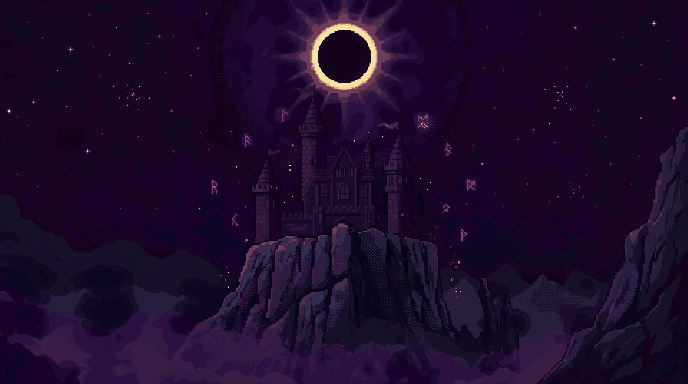
#> input picture art/gen/eclipse_wallpaper.png, 688 x 384 px
$ python integra_salao.py ../../../art/gen/eclipse_wallpaper.png ../../../art/gen/tome_closed.png ../../../art/gen/tome_closed.png 1.0 1.0
#> lines starting #> are read from the running program, lines starting #| are printed output that depends on the picture; after the words box and inside, x2 and y2 are one past the last pixel; in counts of white or black regions, pixels touching at a corner belong together
import sys, cv2, numpy as np
real = cv2.imread(sys.argv[1]); ai = cv2.imread(sys.argv[2]); out = sys.argv[3]
#> further down, real is the input picture: shape (384, 688, 3); mean B, G, R 43, 11.3, 28.4
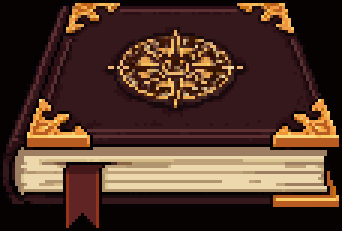
#> input picture art/gen/tome_closed.png, 114 x 77 px (shown 3 times larger)
#> further down, ai is the input picture: shape (77, 114, 3); mean B, G, R 40.8, 53.6, 79.8
H, W = real.shape[:2]; gh = round(W * 9 / 16); y0 = (H - gh) // 2
#> after `H, W = real.shape[:2]`: H = 384; W = 688
#> after `gh = round(W * 9 / 16)`: gh = 387
#> after `y0 = (H - gh) // 2`: y0 = -2
real169 = real[y0:y0 + gh]
small = cv2.resize(ai, (W, gh), interpolation=cv2.INTER_AREA)
ls = cv2.cvtColor(small, cv2.COLOR_BGR2LAB).astype(np.float32)
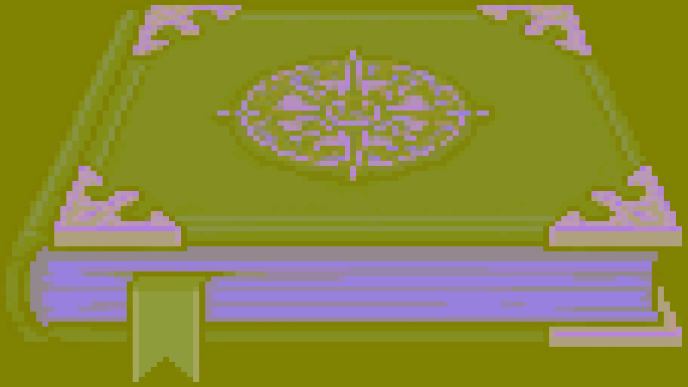
#> ls: shape (387, 688, 3) float32; mean B, G, R 61.7, 137.5, 139.2
lr = cv2.cvtColor(real169, cv2.COLOR_BGR2LAB).astype(np.float32)
P = [0.5, 2, 10, 25, 50, 75, 90, 98, 99.5]
src = np.percentile(ls[..., 0], P); dst = np.percentile(lr[..., 0], P)
#> after `src = np.percentile(ls[..., 0], P)`: src = [1, 1, 1, 2, 33, 116, 195, 222, 222]
#> after `dst = np.percentile(lr[..., 0], P)`: dst = [6, 6, 7, 9, 27, 37, 42, 42, 42]
emis = ls[..., 0] > np.percentile(ls[..., 0], 97)
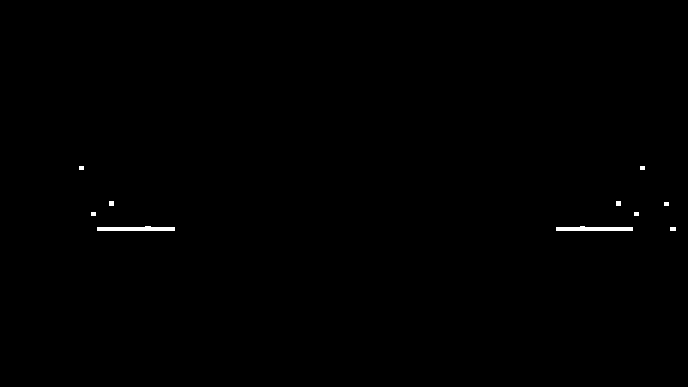
#> emis: shape (387, 688) bool; 0.3% white; 10 white regions, largest, box (x1, y1, x2, y2) and area: (97, 226, 175, 231) 318, (556, 226, 633, 231) 313, (109, 201, 114, 206) 25
L = np.interp(ls[..., 0], src, dst)
L[emis] = np.maximum(L[emis], np.interp(ls[..., 0][emis], [src[-2], 255], [dst[-1], 255]))
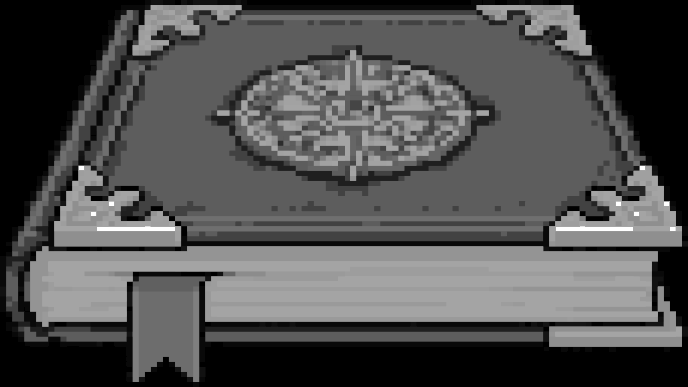
#> L: shape (387, 688) float64; min 7, max 61.36, mean 24.2; drawn with min black and max white
ca = ls[..., 1] - 128; cb = ls[..., 2] - 128
chr_s = np.sqrt(ca ** 2 + cb ** 2); chr_r = np.sqrt((lr[..., 1] - 128) ** 2 + (lr[..., 2] - 128) ** 2)
#> after `chr_s = np.sqrt(ca ** 2 + cb ** 2)`:
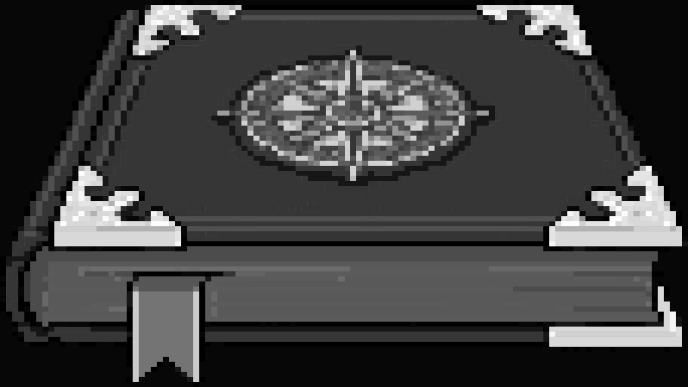
#> chr_s: shape (387, 688) float32; min 0, max 68.54, mean 16.9; drawn with min black and max white
k = float(sys.argv[4]) if len(sys.argv) > 4 else np.median(chr_r) / max(1e-6, np.median(chr_s))
#> k = 1
kr = float(sys.argv[5]) if len(sys.argv) > 5 else k
#> kr = 1
kk = np.where(emis, max(k, 1.0), np.where(ca > 14, kr, k))
#> kk: shape (387, 688) float64; every value is 1
lab = np.stack([L, 128 + ca * kk, 128 + cb * kk], -1)
img = cv2.cvtColor(np.clip(lab, 0, 255).astype(np.uint8), cv2.COLOR_LAB2BGR).astype(np.float32)
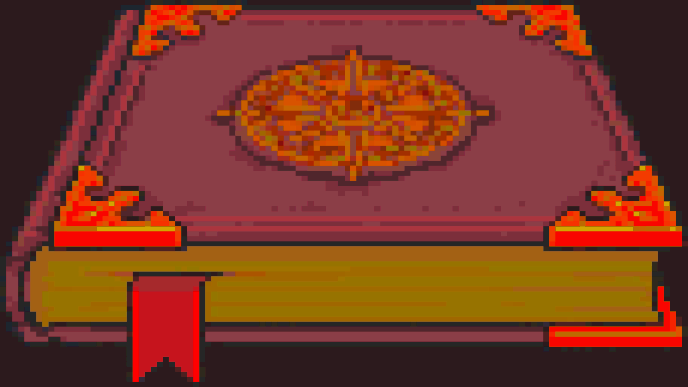
#> img: shape (387, 688, 3) float32; mean of channels 0, 1, 2 12.3, 19.1, 41.4; drawn with min black and max white
pal_src = np.concatenate([real.reshape(-1, 3), small[emis].reshape(-1, 3)]).astype(np.float32)
crit = (cv2.TERM_CRITERIA_EPS + cv2.TERM_CRITERIA_MAX_ITER, 30, 0.5)
_, _, pal = cv2.kmeans(pal_src, 64, None, crit, 3, cv2.KMEANS_PP_CENTERS)
#> pal = 64 rows, first 8: [61, 29, 39], [35, 8, 19], [164, 227, 246], [109, 60, 135], [42, 2, 25], [68, 28, 58], [34, 4, 24], [63, 17, 42]
d = ((img[:, :, None, :] - pal[None, None, :, :]) ** 2).sum(-1)
q = pal[d.argmin(-1)].astype(np.uint8)
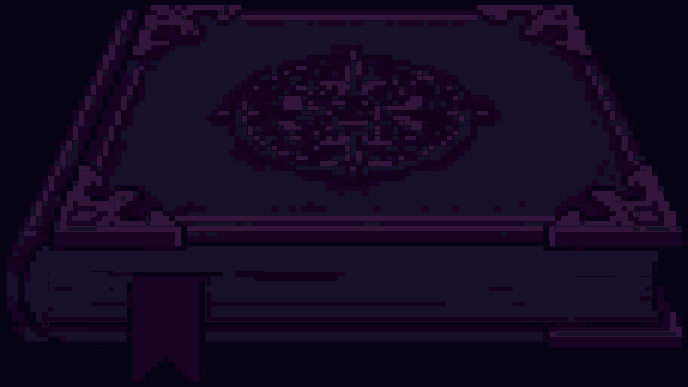
#> q: shape (387, 688, 3); mean of channels 0, 1, 2 33.3, 9.9, 19.6; drawn as B, G, R
cv2.imwrite(out + '_ai_tratado2.png', cv2.resize(q, (1920, 1080), interpolation=cv2.INTER_NEAREST))
def st(im):
#> (the run stopped early here; a loop or call above may not have finished)
